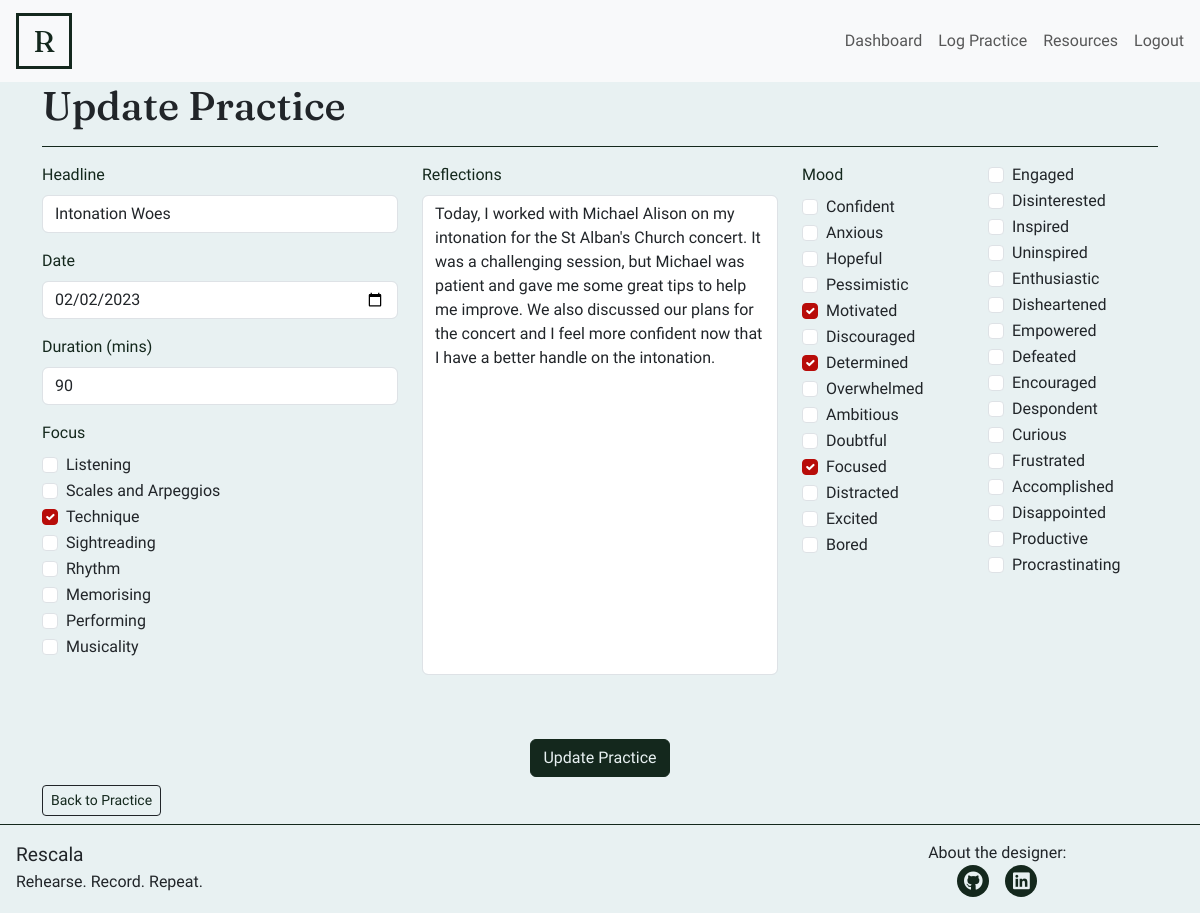
Page /practice/30/edit (signed in) on the committed database.
### practicelog/models.py (models this page shows)
class Session(models.Model):
    user = models.ForeignKey(Profile, on_delete=models.CASCADE, name='user')
    date = models.DateField(validators=[validators.validate_date])
    duration = models.IntegerField(validators=[validators.validate_duration])
    headline = models.CharField(max_length=150)
    focus = models.JSONField(default=list, blank=True)
    moods = models.JSONField(default=list, blank=True)
    summary = models.TextField()

### practicelog/views.py (the view, shortened to what this page needs)
class EditLog(LoginRequiredMixin, View):
    def get(self, request, session_id):
        session = get_object_or_404(Session, id=session_id)
        user = request.user
        initial_values = {
            'headline': session.headline,
            'date': session.date.strftime("%Y-%m-%d"),
            'duration': session.duration,
            'focus': session.focus,
            'summary': session.summary,
            'moods': session.moods
        }
        return render(
            request, 'editlog.html',
            {
                "form": EditSessionForm(
                    session=session,
                    initial=initial_values),
                "user": user,
                "session": session
            }
        )

### templates/editlog.html (shortened to what this page needs)
{% extends "base.html" %}
{% load crispy_forms_tags%}
{% block content %}
<div class="container row-fill-no-header">
    <div class="row ">
        <div class="col">
            <h1>Update Practice</h1>
            <hr/>
        </div>
    </div>
    <div class="row">
        <div class="col">
            <div>
                {% crispy form %}
          </div>
        </div>
    </div>
    <div class="row">
        <div class="col-12 d-flex justify-content-center justify-content-md-start">
            <a href="{% url 'session_details' session.id %}" class="btn btn-sm btn-dark mb-2">Back to Practice</a>
        </div>
    </div>
</div> {% endblock %}

### static/css/style.css (style rules this page uses)
body { font-family: 'Work Sans', Courier, monospace; background-color: #E8F1F2; accent-color: #355834; display: flex; flex-direction: column; height: 100vh; font-weight: 300; }
hr { border-top: #14281D 1px solid; opacity: 1; }
h1, h2, h3 { font-family: 'Fraunces', Courier, monospace; }
a { text-decoration: none; color: #14281D; }
textarea { resize: none; font-weight: 300; height: 30rem; }
.textinput { font-weight: 300; }
.datetimeinput { font-weight: 300; }
.form-control { font-weight: 300; }
.form-label { font-weight: 400; }
.btn-very-dark { color: #E8F1F2; background-color: #14281D; }
.btn-dark { color: #14281D; background-color: #E8F1F2; }
.btn-primary { border: 1px solid #14281D; }
.two-col { column-count: 2; }
.form-label { color: #14281D; }
.form-check-input:checked { background-color: #B80C09; border-color: #B80C09; }

### rows in the picture
Session: headline "Intonation Woes", date "02/02/2023", duration "90", focus "☐ ☐ ☑ ☐ ☐ ☐ ☐ ☐", summary "Today, I worked with Michael Alison on my intonation for the St Alban's Church concert. It was a challenging session, but Michael was patient and gave me some great tips to help me improve. We also discussed our plans for the concert and I feel more confident now that I have a better handle on the intonation.", moods "☐ ☐ ☐ ☐ ☑ ☐ ☑ ☐ ☐ ☐ ☑ ☐ ☐ ☐ ☐ ☐ ☐ ☐ ☐ ☐ ☐ ☐ ☐ ☐ ☐ ☐ ☐ ☐ ☐ ☐"
